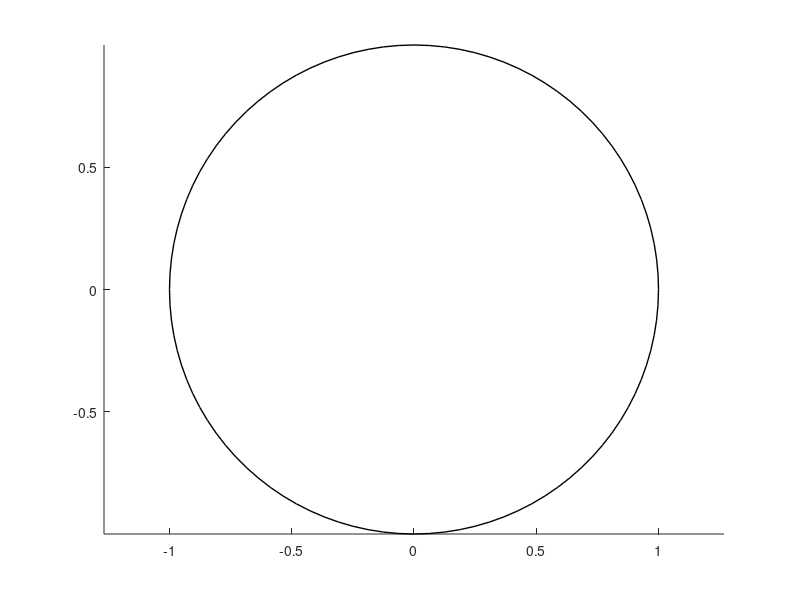

Here is the MATLAB script that generated this plot:
function drawCircle(varargin)
% Draw circle(s) in the xy-plane.
%
% Usage:    drawCircle
%           drawCircle(xc,yc,r)
%           drawCircle(xc,yc,r, 'lType')
%
% INPUT:
% (optional)
% xc,yc     - n-by-m matrices with (x,y) coordinates of the center(s) 
%             of n*m circles. Default: (0, 0).
% r         - either a scalar or an n-by-m matrix of circle(s) radii.
%             Default: 1.
% 'lType'  - a string defining the line style and width (e.g., '2r-.').
%             Default: 'b-'.
%
% OUTPUT:
% none
%
% Examples in 2D:
%  clf; drawCircle;
%  clf; drawCircle(3, 2, '2r-.');
%  clf; x = randn(2,3); y = randn(2,3); r = rand(2,3); drawCircle(x,y,r,'gs');
% Examples in 3D:
%  clf; drawVector([1 1 2]); hold on; drawCircle([0 1], [0 -1], [1,.5], '2r-'); hold off;
%
% See also: drawSphere, drawPlane, drawVector, drawLine, drawXLine, drawYLine.

% Copyright (c) 2009, Dr. Vladimir Bondarenko <http://sites.google.com/site/bondsite>

% Check input:
narginchk(0,4);

% Defaults:
N = 100; k = 0:N;       % Number of points on the circle(s)
xc = 0; yc = 0; r = 1;  % Center coordinates and radius.
lType = 'k-';

% Parse input:
for ii=1:nargin
    if ischar(varargin{ii})
        lType = varargin{ii};
    elseif isscalar(varargin{ii})
        if nargin==1 || ii > 2
            r = varargin{ii};
        elseif ii==1
            xc = varargin{ii};
        elseif ii==2
            yc = varargin{ii};
        end    
    else
        if ii==1
            xc = varargin{ii};
        elseif ii==2
            yc = varargin{ii};
        else
            r = varargin{ii};
        end
    end 
end
% Check input
if ~all(size(xc)==size(yc)), error('Dimensions of xc and yc must be equal.'); end
if ~isscalar(r)&&~all(size(xc)==size(r))
    error('Wrong dimensions of r. Must be scalar or matrix with dimensins of xc and yc'); 
end
% Parse the line parameters
[lStyle,lWidth,lColor, lMarker] = parseLineType(lType);
    
% MAIN:
holdon = get(gca, 'NextPlot'); % Capture the NextPlot property

for ii=1:size(xc,1)
    for jj = 1:size(xc,2)
        xy = r(ii,jj)*exp(2*pi*1i*k./N) + xc(ii,jj) + 1i*yc(ii,jj);
        x = real(xy); y = imag(xy);
        line(x, y, 'LineStyle', lStyle, ...
                   'LineWidth', lWidth, ...
                   'Color'    , lColor, ...
                   'Marker'   , lMarker     );

        hold on;
    end
end
axis equal
set(gca, 'NextPlot', holdon); % restore the NextPlot property


    function [lStyle,lWidth,lColor, lMarker] = parseLineType(lType)
    % Parse the line type
        % get line style
        lStyles = '--|:|-\.|-';
        [~,~,~, lStyle] = regexp(lType, lStyles, 'once');
        if isempty(lStyle), lStyle = 'none'; end
        % get width
        [~,~,~, lWidth] = regexp(lType, '\d*', 'once');
        if isempty(lWidth), lWidth = 1; else, lWidth = str2double(lWidth); end
        % get color
        lColors = 'y|m|c|r|g|b|w|k';
        [~,~,~, lColor] = regexp(lType, lColors, 'once');
        if isempty(lColor), lColor = 'k'; end
        % get marker
        lMarkers = '\+|o|\*|\.|x|s|d|\^|>|<|v|p|h|';
        [~,~,~, lMarker] = regexp(lType, lMarkers, 'once');
        if isempty(lMarker), lMarker = 'none'; end
    end
end